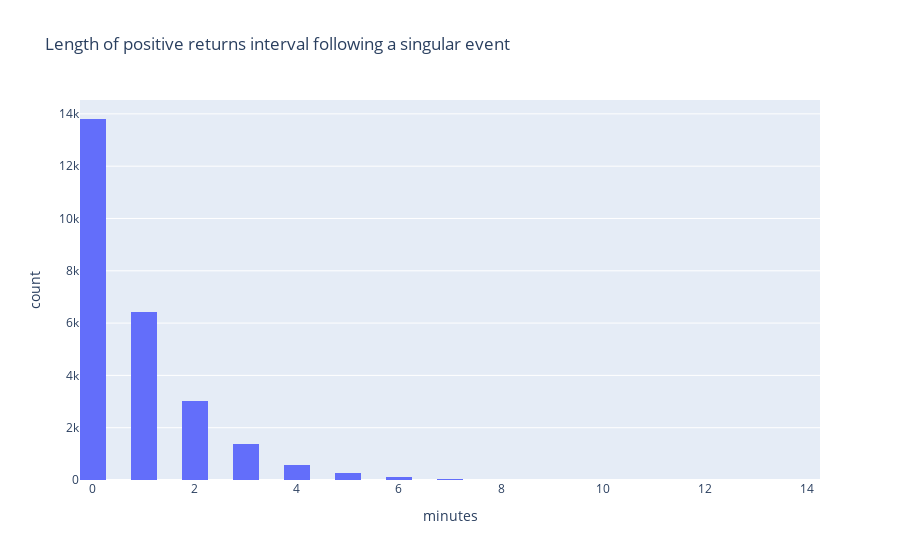

This figure's notebook cell:
### Code cell
draw_ppt_hist(ppt_list,'minutes')

### Figure 1 — Plotly figure (JSON) as saved in the notebook; plotly's stock layout.template omitted (floating-point values rounded to 4 significant figures; data arrays with more than 128 entries replaced by an {"elided": "..."} marker saying what was removed)
{"data": [{"alignmentgroup": "True", "bingroup": "x", "hovertemplate": "minutes=%{x}<br>count=%{y}<extra></extra>", "legendgroup": "", "marker": {"color": "#636efa"}, "name": "", "nbinsx": 30, "offsetgroup": "", "orientation": "v", "showlegend": false, "type": "histogram", "x": {"elided": "25656 int values"}, "xaxis": "x", "yaxis": "y"}], "layout": {"barmode": "relative", "legend": {"tracegroupgap": 0}, "title": {"text": "Length of positive returns interval following a singular event"}, "xaxis": {"anchor": "y", "domain": [0, 1], "title": {"text": "minutes"}}, "yaxis": {"anchor": "x", "domain": [0, 1], "title": {"text": "count"}}}}
